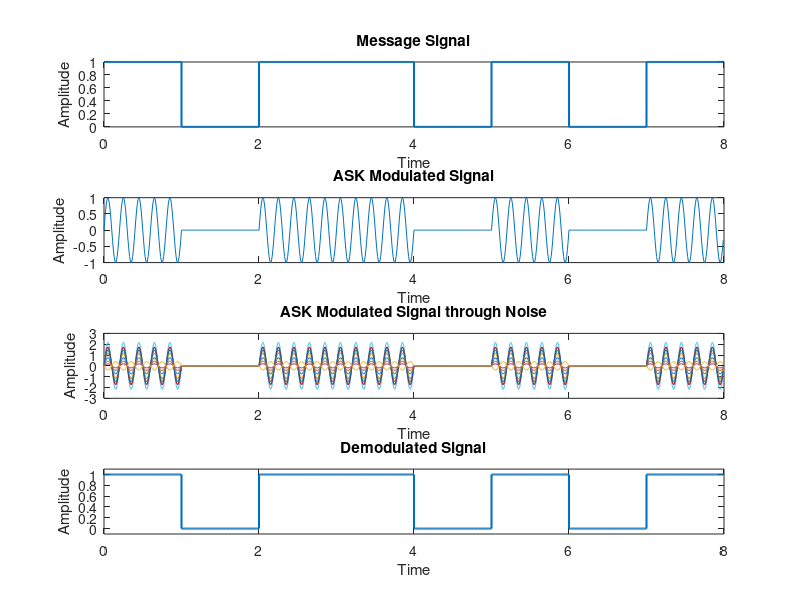

MATLAB code for this plot:
close all;
% Parameters
Fs = 100;       % Sampling frequency
Fc = 5;          % Carrier frequency (higher to get visible oscillations)
bit_duration = 1; % Duration for each bit in seconds
me = [1 0 1 1 0 1 0 1];      % Message bits
t = 0:1/Fs:bit_duration*length(me) - 1/Fs; % Time vector for the entire signal duration
num_bits=10
K_factor=100
% Message signal

samples_per_bit = bit_duration * Fs; % Samples per bit

% Generate the message signal as a square wave
me_signal = repelem(me, samples_per_bit); % Repeat each bit for the sample duration

% Carrier signal
carrier = sin(2 * pi * Fc * t);

% Modulate by multiplying the message and carrier
modulated_signal = (me_signal .* carrier);

LOS = sqrt(K_factor/(K_factor + 1));
rician_channel = LOS + (randn(num_bits, 1) + 1i * randn(num_bits, 1)) /sqrt(2);
% Pass modulated signal through Rician fading channel
noisy_channel1=(modulated_signal.*rician_channel)

% Demodulation using envelope detection
demodulated_signal = abs(hilbert(modulated_signal)); % Envelope detection using Hilbert transform

% Downsampling the demodulated signal to reconstruct the original message
% Calculate the average of each bit duration to determine if it's 0 or 1
demodulated_bits = [];
for i = 1:samples_per_bit:length(demodulated_signal)
    avg_amplitude = mean(demodulated_signal(i:i+samples_per_bit-1)); % Average amplitude over each bit period
    if avg_amplitude > 0.5 % Threshold to determine 1 or 0
        demodulated_bits = [demodulated_bits, 1];
    else
        demodulated_bits = [demodulated_bits, 0];
    end
end
demod_signal = repelem(demodulated_bits, samples_per_bit);

% Plotting
figure;

% Plot message signal
subplot(4, 1, 1);
stairs(t, me_signal,'LineWidth',1.5); % Plot the message signal
title('Message Signal');
xlabel('Time');
ylabel('Amplitude');
%xlim([0, bit_duration*length(me)]);

% Plot modulated signal
subplot(4, 1, 2);
plot(t, modulated_signal); % Plot the modulated signal
title('ASK Modulated Signal');
xlabel('Time');
ylabel('Amplitude');
xlim([0, bit_duration*length(me)]);

% Plot demodulated signal
subplot(4, 1, 4);
stairs(t, demod_signal, 'LineWidth', 1.5); % Plot the demodulated bits
title('Demodulated Signal');
xlabel('Time');
ylabel('Amplitude');
xlim([0, bit_duration*length(me)]);
ylim([-0.1 1.1]);

% Plot Noisy signal
subplot(4, 1, 3);
plot(t, real(noisy_channel1)); % Plot the modulated signal
title('ASK Modulated Signal through Noise');
xlabel('Time');
ylabel('Amplitude');
xlim([0, bit_duration*length(me)]);

